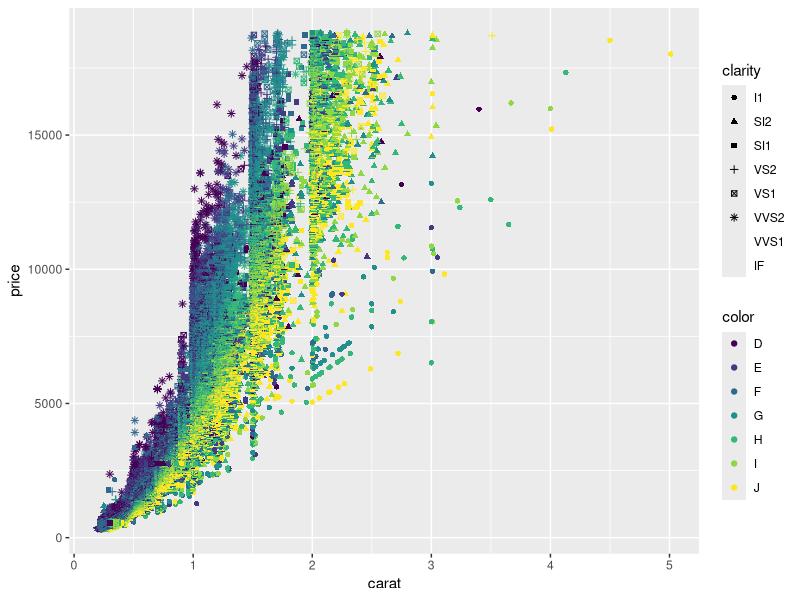
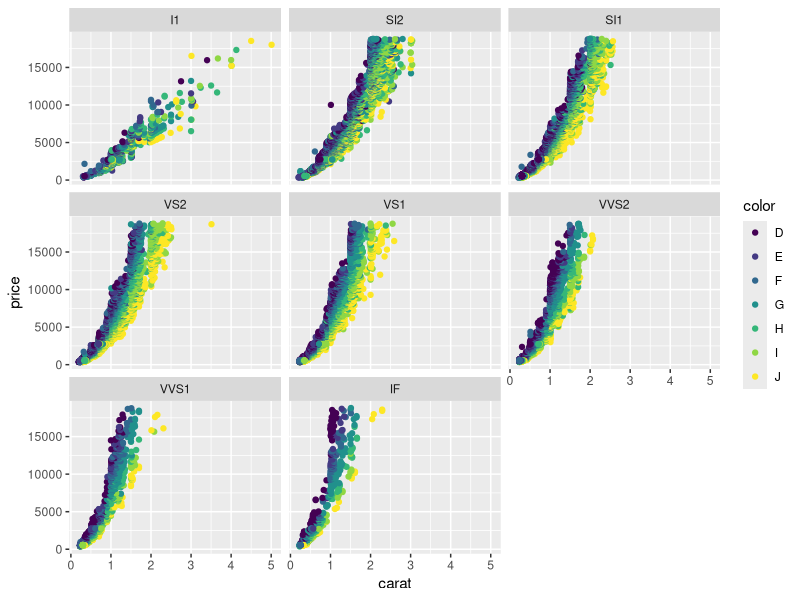
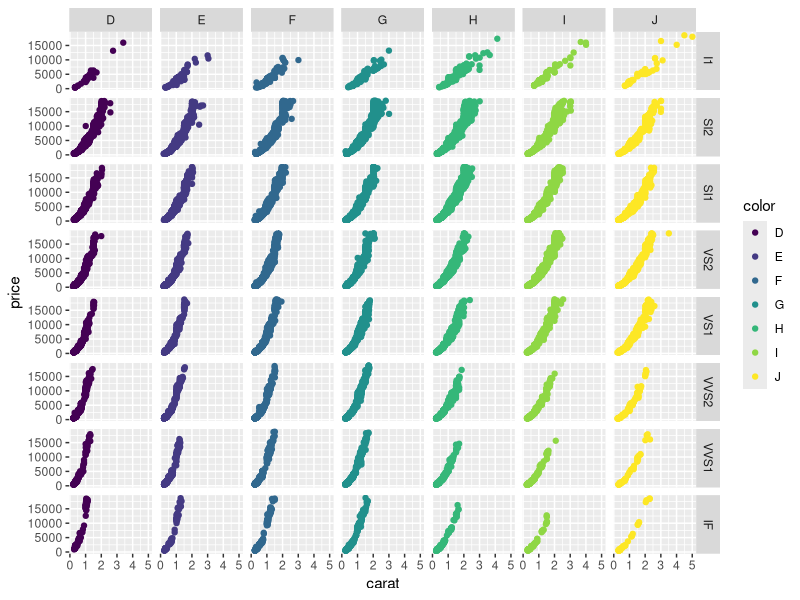

The R source for these figures, in order:
## ---- chunk 1
knitr::opts_chunk$set(echo = TRUE)
library(tidyverse)
## ---- chunk 2
ggplot(data = diamonds, mapping = aes(x = carat, y = price, colour = color, shape = clarity)) +
  geom_point()
## ---- chunk 3
ggplot(data = diamonds, mapping = aes(x = carat, y = price, colour = color)) +
  geom_point() +
  facet_wrap(~clarity)
## ---- chunk 4
diamonds |>
  ggplot(aes(x = carat, y = price, colour = color)) +
    geom_point() +
    facet_grid(clarity ~ color)
